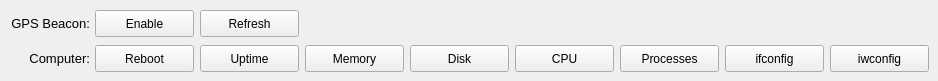
         <widget class="QWidget" name="page_ip">
          <widget class="QPushButton" name="pushButton_remote_actions_ip_gps_beacon_enable_disable_1">
           <property name="geometry">
            <rect>
             <x>95</x>
             <y>10</y>
             <width>99</width>
             <height>27</height>
            </rect>
           </property>
           <property name="text">
            <string>Enable</string>
           </property>
          </widget>
          <widget class="QPushButton" name="pushButton_remote_actions_ip_gps_beacon_refresh_1">
           <property name="enabled">
            <bool>true</bool>
           </property>
           <property name="geometry">
            <rect>
             <x>200</x>
             <y>10</y>
             <width>99</width>
             <height>27</height>
            </rect>
           </property>
           <property name="text">
            <string>Refresh</string>
           </property>
          </widget>
          <widget class="QLabel" name="label2_ip_gps_beacon_enable_disable_1">
           <property name="geometry">
            <rect>
             <x>10</x>
             <y>10</y>
             <width>80</width>
             <height>27</height>
            </rect>
           </property>
           <property name="font">
            <font>
             <pointsize>10</pointsize>
             <underline>false</underline>
            </font>
           </property>
           <property name="text">
            <string>GPS Beacon:</string>
           </property>
           <property name="alignment">
            <set>Qt::AlignRight|Qt::AlignTrailing|Qt::AlignVCenter</set>
           </property>
          </widget>
          <widget class="QPushButton" name="pushButton_remote_actions_ip_reboot_1">
           <property name="enabled">
            <bool>true</bool>
           </property>
           <property name="geometry">
            <rect>
             <x>95</x>
             <y>45</y>
             <width>99</width>
             <height>27</height>
            </rect>
           </property>
           <property name="text">
            <string>Reboot</string>
           </property>
          </widget>
          <widget class="QPushButton" name="pushButton_remote_actions_ip_uptime_1">
           <property name="enabled">
            <bool>true</bool>
           </property>
           <property name="geometry">
            <rect>
             <x>200</x>
             <y>45</y>
             <width>99</width>
             <height>27</height>
            </rect>
           </property>
           <property name="text">
            <string>Uptime</string>
           </property>
          </widget>
          <widget class="QPushButton" name="pushButton_remote_actions_ip_memory_1">
           <property name="enabled">
            <bool>true</bool>
           </property>
           <property name="geometry">
            <rect>
             <x>305</x>
             <y>45</y>
             <width>99</width>
             <height>27</height>
            </rect>
           </property>
           <property name="text">
            <string>Memory</string>
           </property>
          </widget>
          <widget class="QPushButton" name="pushButton_remote_actions_ip_disk_1">
           <property name="enabled">
            <bool>true</bool>
           </property>
           <property name="geometry">
            <rect>
             <x>410</x>
             <y>45</y>
             <width>99</width>
             <height>27</height>
            </rect>
           </property>
           <property name="text">
            <string>Disk</string>
           </property>
          </widget>
          <widget class="QLabel" name="label2_remote_actions_ip_computer_1">
           <property name="geometry">
            <rect>
             <x>10</x>
             <y>45</y>
             <width>80</width>
             <height>27</height>
            </rect>
           </property>
           <property name="font">
            <font>
             <pointsize>10</pointsize>
             <underline>false</underline>
            </font>
           </property>
           <property name="text">
            <string>Computer:</string>
           </property>
           <property name="alignment">
            <set>Qt::AlignRight|Qt::AlignTrailing|Qt::AlignVCenter</set>
           </property>
          </widget>
          <widget class="QPushButton" name="pushButton_remote_actions_ip_cpu_1">
           <property name="enabled">
            <bool>true</bool>
           </property>
           <property name="geometry">
            <rect>
             <x>515</x>
             <y>45</y>
             <width>99</width>
             <height>27</height>
            </rect>
           </property>
           <property name="text">
            <string>CPU</string>
           </property>
          </widget>
          <widget class="QPushButton" name="pushButton_remote_actions_ip_processes_1">
           <property name="enabled">
            <bool>true</bool>
           </property>
           <property name="geometry">
            <rect>
             <x>620</x>
             <y>45</y>
             <width>99</width>
             <height>27</height>
            </rect>
           </property>
           <property name="text">
            <string>Processes</string>
           </property>
          </widget>
          <widget class="QPushButton" name="pushButton_remote_actions_ip_ifconfig_1">
           <property name="enabled">
            <bool>true</bool>
           </property>
           <property name="geometry">
            <rect>
             <x>725</x>
             <y>45</y>
             <width>99</width>
             <height>27</height>
            </rect>
           </property>
           <property name="text">
            <string>ifconfig</string>
           </property>
          </widget>
          <widget class="QPushButton" name="pushButton_remote_actions_ip_iwconfig_1">
           <property name="enabled">
            <bool>true</bool>
           </property>
           <property name="geometry">
            <rect>
             <x>830</x>
             <y>45</y>
             <width>99</width>
             <height>27</height>
            </rect>
           </property>
           <property name="text">
            <string>iwconfig</string>
           </property>
          </widget>
         </widget>
